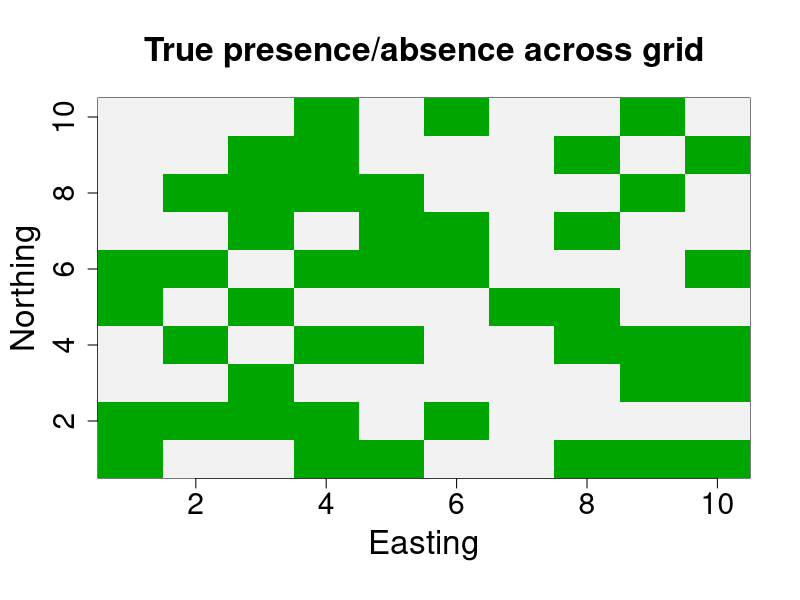
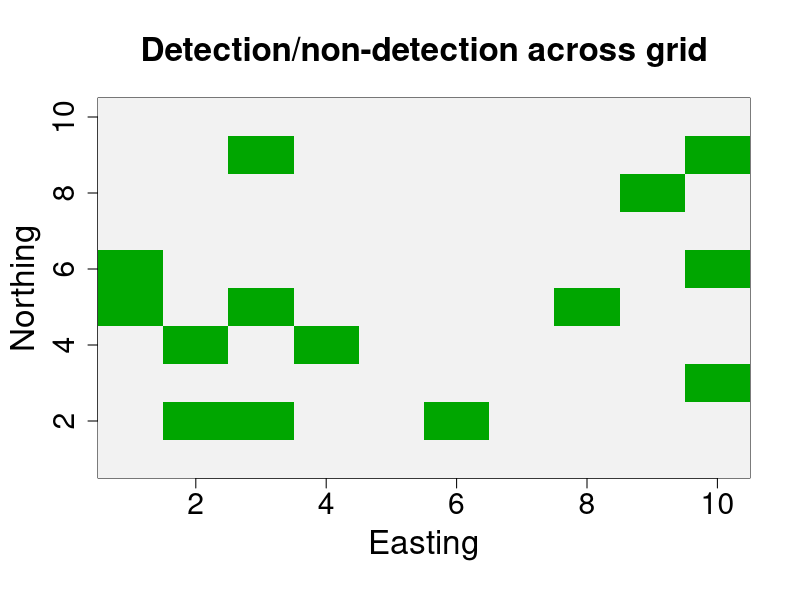

Reproduce these figures in R, in order.
#https://stackoverflow.com/questions/29105175/find-neighbouring-elements-of-a-matrix-in-r

#same dataset while learning
set.seed(74)

#Create matrix (lattice) of discrete, non-overlapping units
mat.row <- 10
mat.col <- 10

mat <- matrix(1:(mat.row*mat.col), mat.row, mat.col)
m2<-cbind(NA,rbind(NA,mat,NA),NA)
addresses <- expand.grid(x = 1:mat.row, y = 1:mat.col)

#Create sets of cells (units) that are neighbors of i, using queen's rule
N<-c()                                           
for(i in 1:-1)
  for(j in 1:-1)
    if(i!=0 || j !=0)
      N<-rbind(N,m2[addresses$x+i+1+nrow(m2)*(addresses$y+j)])
N <- t(N)                                        #transpose output

#rm(m2, mat, i, j)                                #clean up environemnt


#Calculate cardinality of each cell
numnn <- apply(N,1,function(x) sum(!(is.na(x))))

#commit the number of grid cells
nG <- mat.row*mat.col

#commit the grid dimensions
griddim <- mat.row

#Define sampling conditions
nsites <- mat.row*mat.col
nsurveys <- 4
nyears <- 1

#define parameter values
alpha <- -0.5
beta <- 1.5


#define occupancy across sites
psi <- 0.4


#define p
p <- 0.3


#Create arrays to hold true occurrence status and sampling realizations 
z <- array(NA, dim = c(nsites,nyears)) 
y <- array(NA, dim = c(nsites,nsurveys))


#Generate presence/absence (truth)
z <- rbinom(mat.row*mat.col,1,psi)

#Calculate autocovariate
x <- array(NA, dim = c(mat.row*mat.col, nyears))
for(i in 1:nG){
  for(j in 1:numnn[i]){
    x[i] <- sum(z[N[i,]], na.rm = TRUE)/numnn[i]
  }   
}


#package up objects into a list
grid.data <- list(z=z,numnn=numnn,N = N, nG = nG, griddim = griddim, x=x)

#Visualize the truth
Zmat<-matrix(NA,nrow=mat.row,ncol=mat.col) #first, create a matrix to hold values of z
Zmat[1:nG]<-z                              #assign values of z to matrix

#plot
par(cex.axis=1.8,cex.lab=2.0,cex.main=2,mar= c(5, 4, 4, 2)*1.2 + 0.1)
image(1:mat.row,1:mat.col,Zmat,col=rev(terrain.colors(10)),xlab="Easting",ylab="Northing",main = "True presence/absence across grid")

#Visualize detection/non-detection
p = 0.3
y<-rbinom(length(z),1,p*z)
Ymat<-matrix(NA,nrow=griddim,ncol=griddim)
Ymat[1:nG]<-y

par(cex.axis=1.8,cex.lab=2.0,cex.main=2,mar= c(5, 4, 4, 2)*1.2 + 0.1)
image(1:mat.row,1:mat.col,Ymat,col=rev(terrain.colors(10)),xlab="Easting",ylab="Northing",main = "Detection/non-detection across grid")

